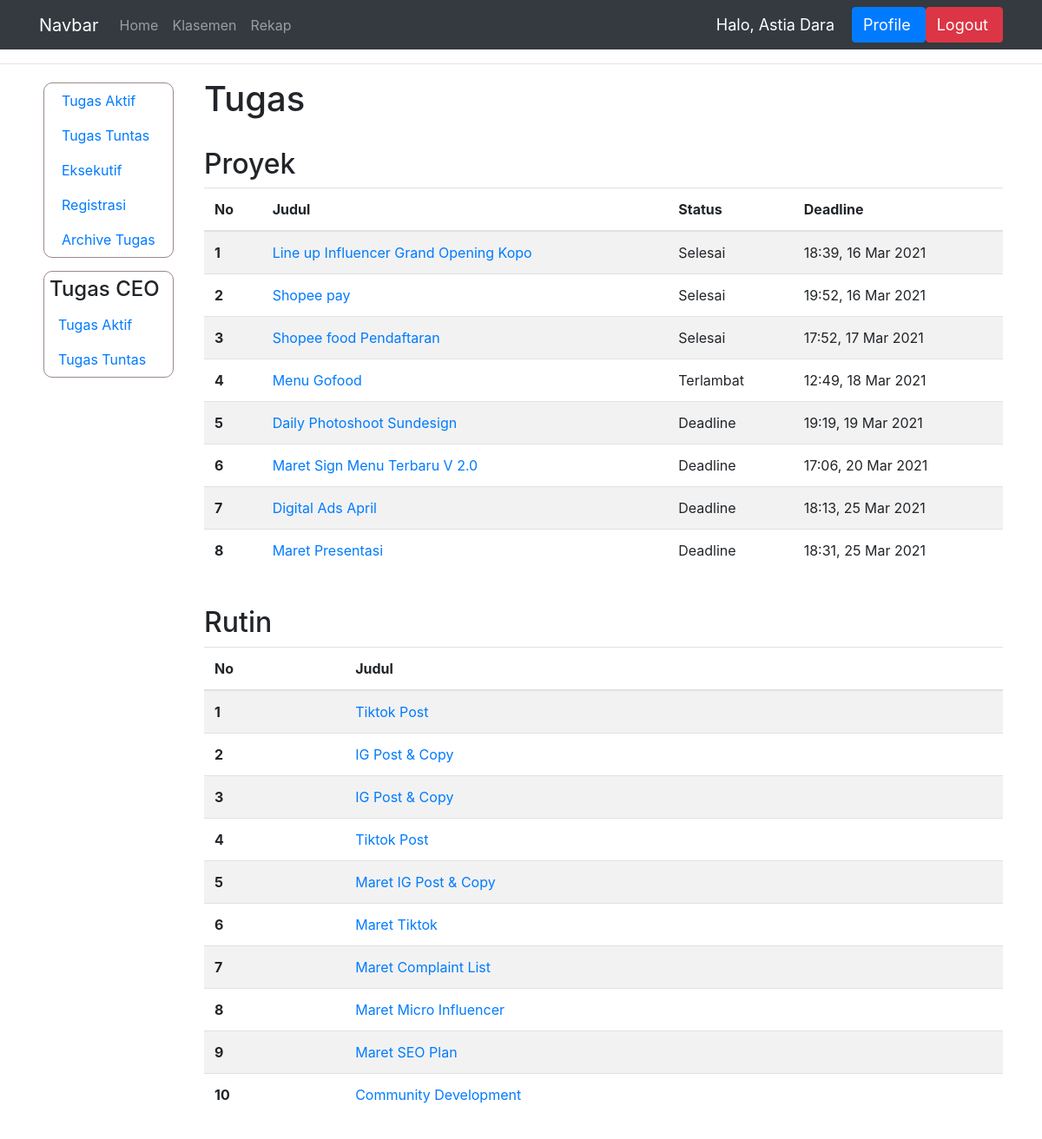
/tugas_aktif_manager/ (signed in), run on an earlier commit of the app's database.
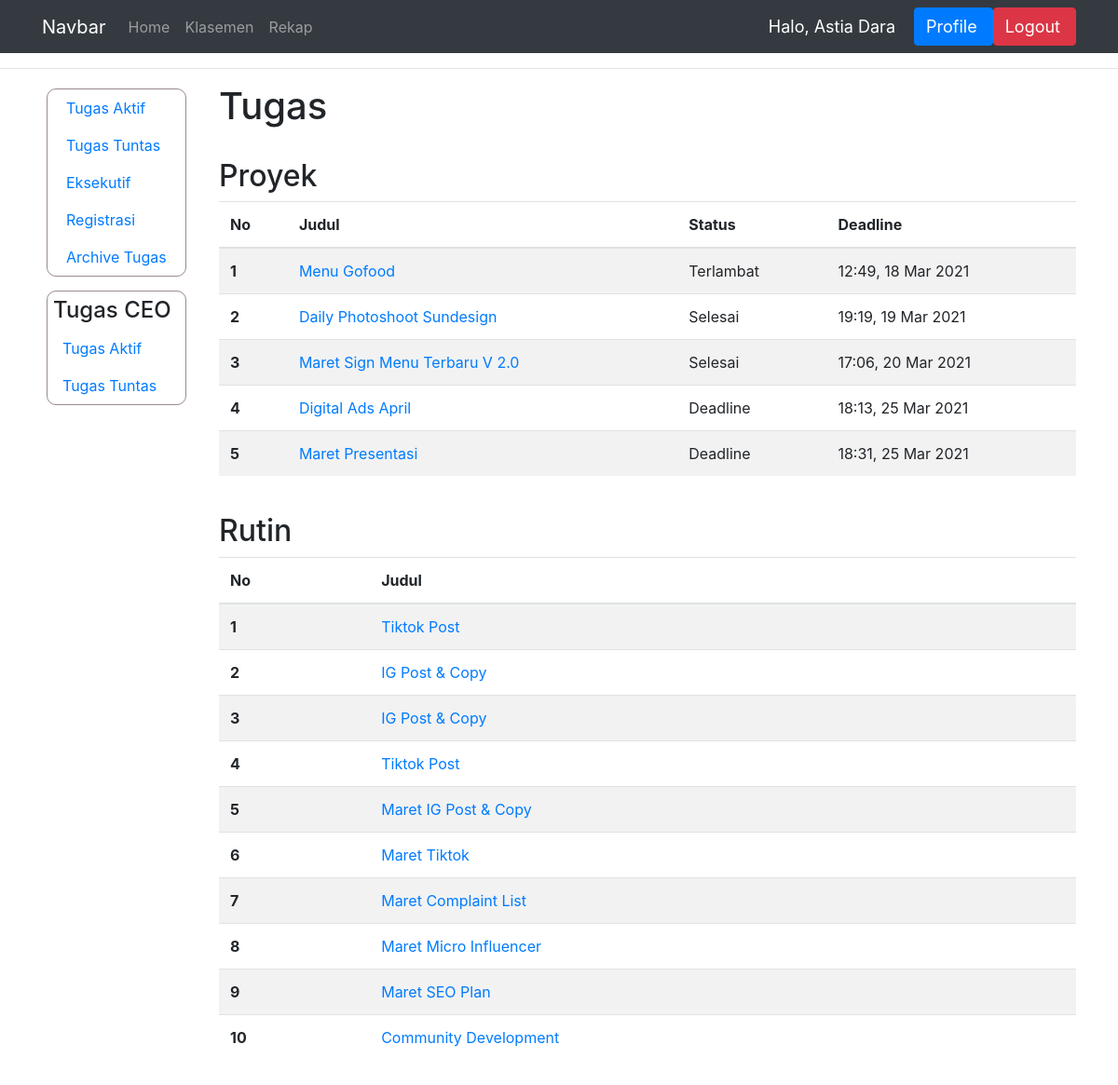
And on a later commit of the database.
### dashboard/models.py (models this page shows, shortened)
class TugasProyek(models.Model):
    STATUS = (
        ('Tuntas', 'Tuntas'),
        ('Hold', 'Hold'),
        ('On Progress', 'On Progress'),
        ('Selesai', 'Selesai'),
        ('Deadline', 'Deadline'),
        ('Terlambat', 'Terlambat')
    )
    pemilik_tugas = models.ForeignKey(User, on_delete=models.CASCADE)
    judul = models.CharField(max_length=150)
    isi = models.CharField(max_length=1000)
    deadline = models.DateTimeField('Deadline')
    status = models.CharField(max_length=15, choices=STATUS)
    bukti = models.CharField(max_length=100, null=True)
    penilaian = models.IntegerField(null=True)
    bagian = models.CharField(max_length = 100, null=True)
    komentar = models.CharField(max_length=1000)
    selesai_pada = models.DateTimeField('Selesai pada', null=True)
    link_bukti = models.CharField(max_length=1000, null=True)
    archive = models.BooleanField(null=True, default=False)
    ketuntasan = models.BooleanField(null=True, default=False)

class TugasRutin(models.Model):
    pemilik_tugas = models.ForeignKey(User, on_delete=models.CASCADE)
    judul = models.CharField(max_length=150)
    isi = models.CharField(max_length=1000)
    bagian = models.CharField(max_length=150, null=True)
    archive = models.BooleanField(null=True)

### dashboard/views.py (the view)
# urls.py: path('tugas_aktif_manager/', views.tugas_aktif_manager, name="tugas_aktif_manager"),
@login_required(login_url='login')
def tugas_aktif_manager(request):
    ngecekdeadline()
    objek_user = User.objects.get(pk=request.user.id)
    t = TugasProyek.objects.filter(pemilik_tugas=objek_user).exclude(status="Tuntas").order_by('deadline')
    tr = TugasRutin.objects.filter(pemilik_tugas=objek_user)
    nama = request.user.first_name
    context = {'nama' : nama, 'tugas_proyek' : t, 'tugas_rutin':tr}
    if not request.user.groups.filter(name='Eksekutif').exists() or request.user.last_name == 'Human Resource':
        context['data_kar'] = True
    return render(request, 'manager/tugas_aktif_manager.html', context)

### dashboard/views.py (called while the page is built)
def ngecekdeadline():
    tugas = TugasProyek.objects.all()
    for a in tugas:
        deadline = a.deadline
        saat_ini = timezone.now()
        apakah_deadline = (deadline - saat_ini)
        if (apakah_deadline.days < 0) and (a.status == 'On Progress'):
            a.status = "Deadline"
            a.save()
    tugas_rutin = IsiTugasRutin.objects.all()
    for a in tugas_rutin:
        deadline = a.deadline
        saat_ini = timezone.now()
        apakah_deadline = (deadline - saat_ini)
        if (apakah_deadline.days < 0) and (a.status == 'On Progress'):
            a.status = "Deadline"
            a.save()

### templates/manager/tugas_aktif_manager.html
{% extends 'main.html' %}
{% block content %}
<hr>
<div class="container">
    <div class="row">
        {% include 'manager/sidebar.html' %}
        <div class="col">
            <h1>Tugas</h1>
            <br>
            <h2 class="padding-proyek">Proyek</h2>
            <table class="table table-striped">
                <thead>
                  <tr>
                    <th scope="col">No</th>
                    <th scope="col">Judul</th>
                    <th scope="col">Status</th>
                    <th scope="col">Deadline</th>
                  </tr>
                </thead>
                <tbody>
                    {% for isi in tugas_proyek %}
                  <tr>
                    <th scope="row">{{forloop.counter}}</th>
                    <td><a href="{% url 'detail_tugas_proyek' isi.id %}">{{isi.judul}}</a></td>
                    <td>{{isi.status}}</td>
                    <td>{{isi.deadline|time:"H:i"}}, {{isi.deadline|date:"d M Y"}}</td>
                  </tr>
                    {% endfor %}
                </tbody>
              </table>
              <br>
              <h2 class="padding-proyek">Rutin</h2>
              <table class="table table-striped">
                <thead>
                  <tr>
                    <th scope="col">No</th>
                    <th scope="col">Judul</th>
                  </tr>
                </thead>
                <tbody>
                    {% for isi in tugas_rutin %}
                  <tr>
                    <th scope="row">{{forloop.counter}}</th>
                    <td><a href="{% url 'daftar_tugas_rutin' isi.id %}">{{isi.judul}}</a></td>
                  </tr>
                    {% endfor %}
                </tbody>
              </table>
              <br><br><br><br><br><br><br><br>
        </div>
    </div>
{% endblock %}

What changed in the data, as far as the page shows it:
no longer on this page (row edited): TugasProyek: judul "Line up Influencer Grand Opening Kopo", status "Selesai", deadline "18:39", deadline "16 Mar 2021"
no longer on this page (row edited): TugasProyek: judul "Shopee pay", status "Selesai", deadline "19:52", deadline "16 Mar 2021"
no longer on this page (row edited): TugasProyek: judul "Shopee food Pendaftaran", status "Selesai", deadline "17:52", deadline "17 Mar 2021"
changed TugasProyek "Daily Photoshoot Sundesign": status "Deadline" → "Selesai"
changed TugasProyek "Maret Sign Menu Terbaru V 2.0": status "Deadline" → "Selesai"
